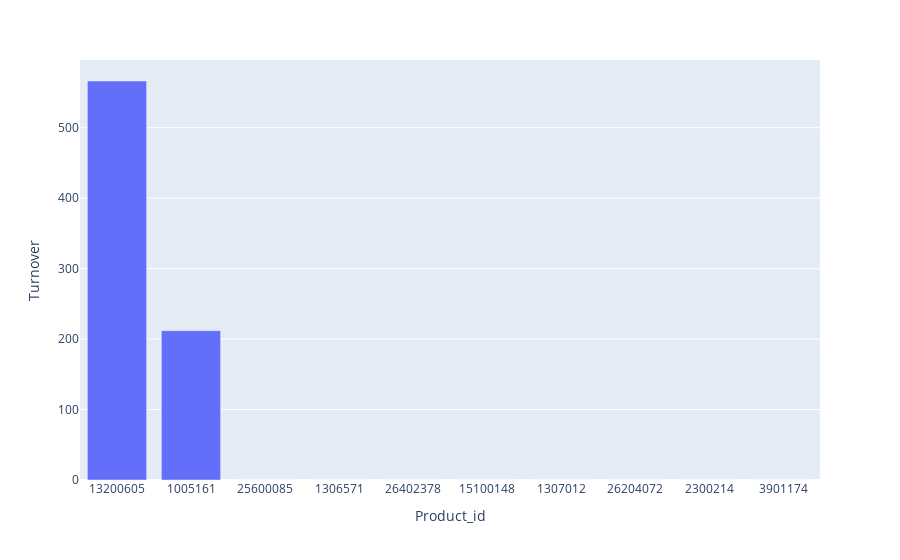

Notebook cell for this chart:
### Code cell
px.bar(sdf_product_overview.limit(10).toPandas(), x='Product_id', y='Turnover')

### Figure 1 — Plotly figure (JSON) as saved in the notebook; plotly's stock layout.template omitted (floating-point values rounded to 4 significant figures)
{"data": [{"alignmentgroup": "True", "hovertemplate": "Product_id=%{x}<br>Turnover=%{y}<extra></extra>", "legendgroup": "", "marker": {"color": "#636efa"}, "name": "", "offsetgroup": "", "orientation": "v", "showlegend": false, "textposition": "auto", "type": "bar", "x": ["13200605", "1005161", "25600085", "1306571", "26402378", "15100148", "1307012", "26204072", "2300214", "3901174"], "xaxis": "x", "y": [566.3, 211.9, 0, 0, 0, 0, 0, 0, 0, 0], "yaxis": "y"}], "layout": {"barmode": "relative", "legend": {"tracegroupgap": 0}, "margin": {"t": 60}, "xaxis": {"anchor": "y", "domain": [0, 1], "title": {"text": "Product_id"}}, "yaxis": {"anchor": "x", "domain": [0, 1], "title": {"text": "Turnover"}}}}
